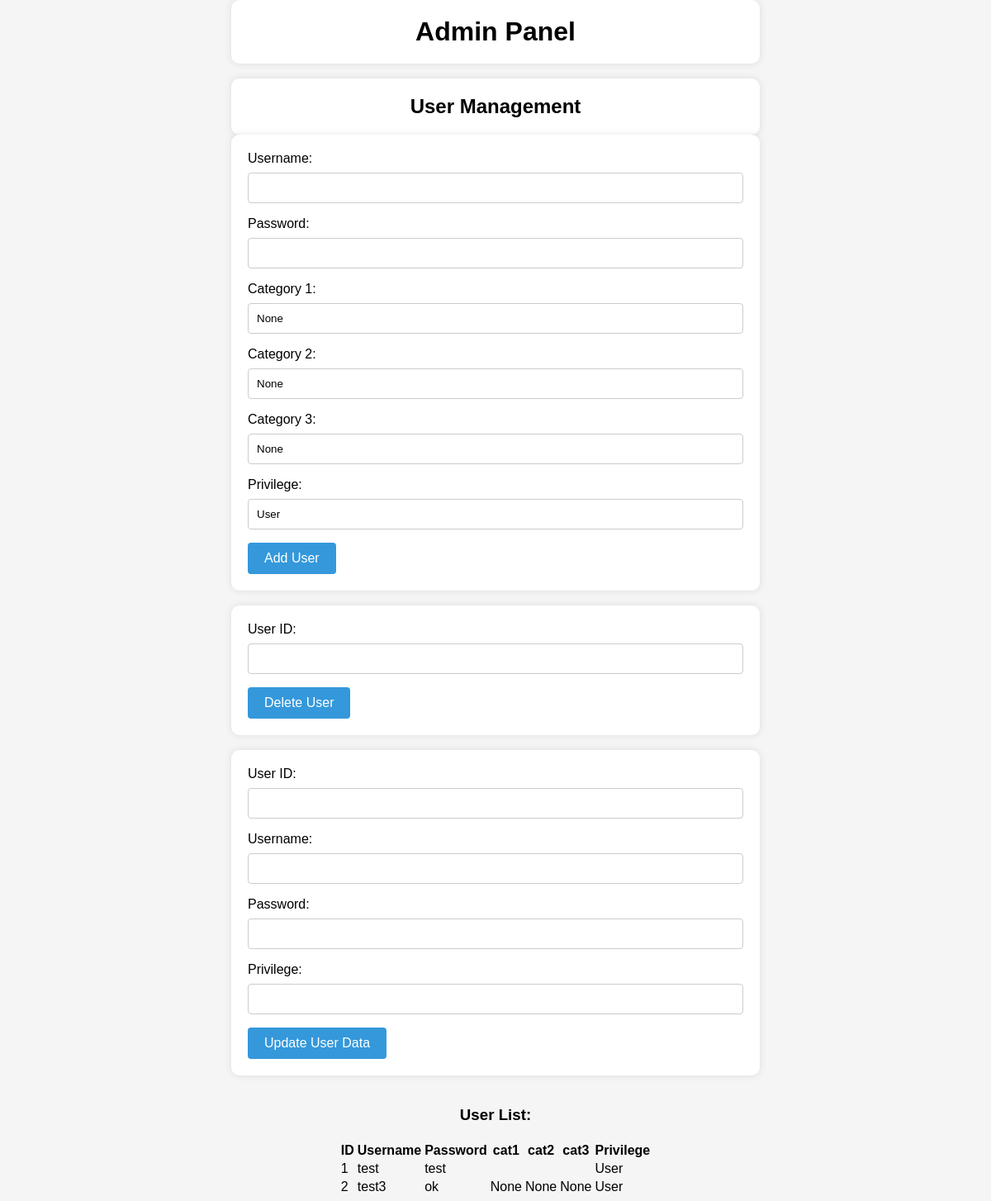
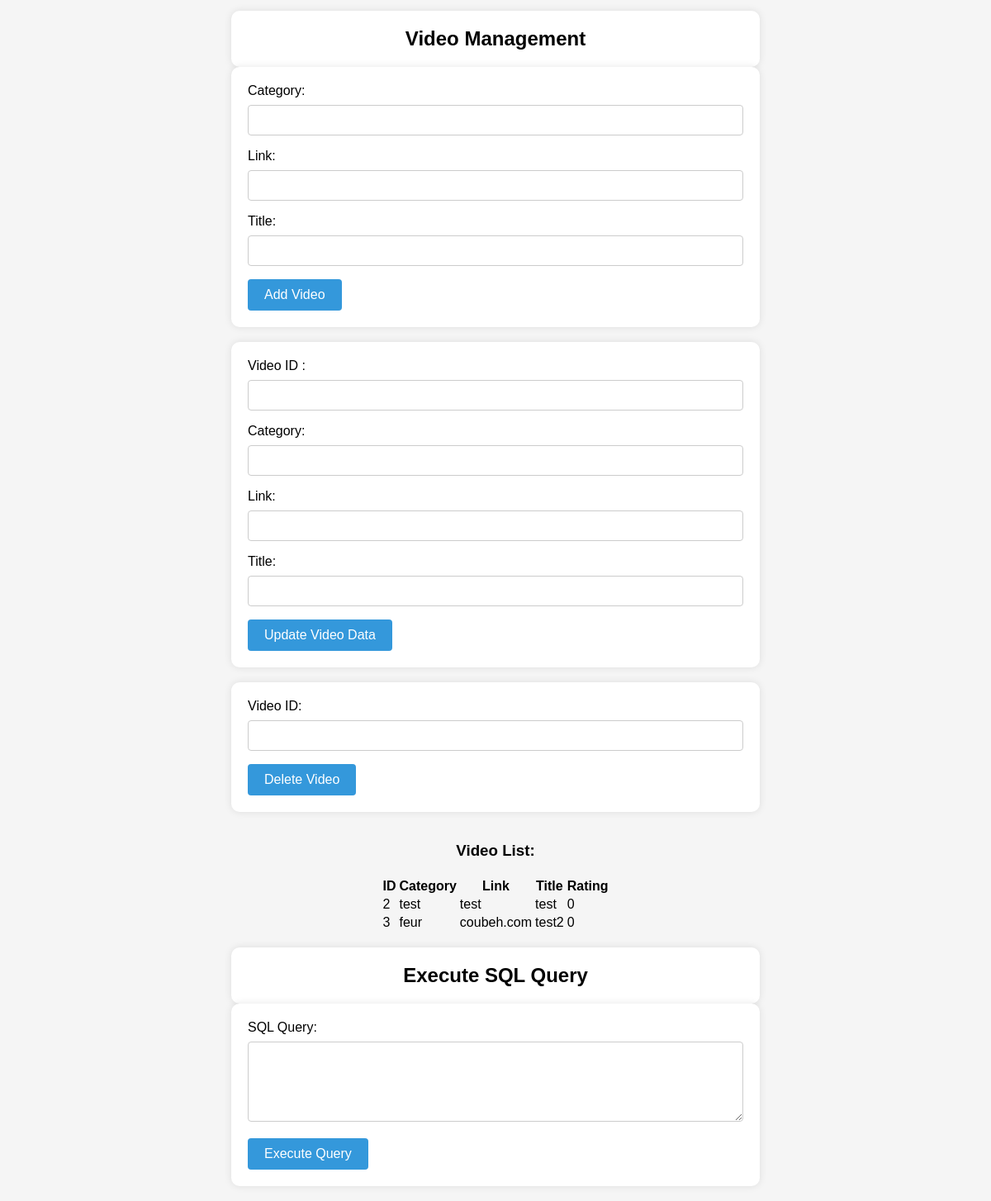
Page /adminpanel on the committed database (2 pictures, top to bottom).
### app.py (models this page shows)
class Users(db.Model):
    id = db.Column(db.Integer, primary_key=True)
    username = db.Column(db.String(200),nullable=False)
    password = db.Column(db.String(200),nullable=False)
    cat1 = db.Column(db.String(20))
    cat2 = db.Column(db.String(20))
    cat3 = db.Column(db.String(20))
    privilege = db.Column(db.String(10))

class Video(db.Model):
    id = db.Column(db.Integer, primary_key=True)
    category = db.Column(db.String(25),nullable=False)
    link = db.Column(db.String(50),nullable=False)
    title = db.Column(db.String(255),nullable=False)
    rating = db.Column(db.Integer,default=0)

### app.py (the view, shortened to what this page needs)
@app.route("/adminpanel",methods=['POST','GET'])
def adminpanel():
    error_message = ""
    userlist = Users.query.order_by(Users.id)
    vidlist = Video.query.order_by(Video.id)
    return render_template("adminpanel.html", userlist=userlist,vidlist=vidlist)

### templates/adminpanel.html (shortened to what this page needs)
<!DOCTYPE html>
<html lang="en">
  <head>
    <link
      rel="stylesheet"
      href="{{ url_for('static', filename='style_adminpanel.css') }}"
    />
  </head>
  <body>
    <h1>Admin Panel</h1>
    <br />
    <h2>User Management</h2>
    <form action="/adminpanel" method="post">
      <label for="username">Username:
      </label>
      <input type="text" name="username" required />
      <label for="password">Password:</label>
      <input type="password" name="password" required />
      <label for="cat1">Category 1:</label>
      <input
        type="text"
        name="cat1"
        value="{{ request.form.get('cat1', 'None') }}"
      />
      <label for="cat2">Category 2:</label>
      <input
        type="text"
        name="cat2"
        value="{{ request.form.get('cat2', 'None') }}"
      />
      <label for="cat3">Category 3:</label>
      <input
        type="text"
        name="cat3"
        value="{{ request.form.get('cat3', 'None') }}"
      />
      <label for="privilege">Privilege:</label>
      <input
        type="text"
        name="privilege"
        value="{{ request.form.get('privilege','User') }}"
      />
      <button type="submit" name="action" value="add_user">Add User</button>
    </form>
    <br />
    <form action="/adminpanel" method="post">
      <label for="userid">User ID:</label>
      <input type="text" name="userid" required />
      <button type="submit" name="action" value="delete_user">
        Delete User
      </button>
    </form>
    <br />
    <form action="/adminpanel" method="post">
      <label for="userid_update">User ID:</label>
      <input type="text" name="userid" required />
      <label for="username">Username:</label>
      <input type="text" name="username" required />
      <label for="password">Password:</label>
      <input type="password" name="password" required />
      <label for="privilege">Privilege:</label>
      <input type="text" name="privilege" />
      <button type="submit" name="action" value="update_user_data">
        Update User Data
      </button>
    </form>
    <br />
    <h3>User List:</h3>
    <table>
      <tr>
        <th>ID</th>
        <th>Username</th>
        <th>Password</th>
        <th>cat1</th>
        <th>cat2</th>
        <th>cat3</th>
        <th>Privilege</th>
      </tr>
      {% for user in userlist %}
      <tr>
        <td>{{ user.id }}</td>
        <td>{{ user.username }}</td>
        <td>{{ user.password }}</td>
        <td>{{ user.cat1 }}</td>
        <td>{{ user.cat2 }}</td>
        <td>{{ user.cat3 }}</td>
        <td>{{ user.privilege }}</td>
      </tr>
      {% endfor %}
    </table>
    <br />
    <h2>Video Management</h2>
    <form action="/adminpanel" method="post">
      <label for="category">Category:</label>
      <input type="text" name="category" required />
      <label for="link">Link:</label>
      <input type="text" name="link" required />
      <label for="title">Title:
      </label>
      <input type="text" name="title" required />
      <button type="submit" name="action" value="add_video">Add Video</button>
    </form>
    <br />
    <form action="/adminpanel" method="post">
      <label for="videoid">Video ID :</label>
      <input type="text" name="videoid" required />
      <label for="category">Category:</label>
      <input type="text" name="category" required />
      <label for="link">Link:</label>
      <input type="text" name="link" required />
      <label for="title">Title:</label>
      <input type="text" name="title" required />
      <button type="submit" name="action" value="update_video_data">
        Update Video Data
      </button>
    </form>
    <br />
    <form action="/adminpanel" method="post">
      <label for="videoid">Video ID:</label>
      <input type="text" name="videoid" required />
      <button type="submit" name="action" value="delete_video">
        Delete Video
      </button>
    </form>
    <br />
    <h3>Video List:</h3>
    <table>
      <tr>
        <th>ID</th>
        <th>Category</th>
        <th>Link</th>
        <th>Title</th>
        <th>Rating</th>
      </tr>
      {% for video in vidlist %}
      <tr>
        <td>{{ video.id }}</td>
        <td>{{ video.category }}</td>
        <td>{{ video.link }}</td>
        <td>{{ video.title }}</td>
        <td>{{ video.rating }}</td>
      </tr>
      {% endfor %}
    </table>
    <br />
    <h2>Execute SQL Query</h2>
    <form action="/adminpanel" method="post">
      <label for="sql_query">SQL Query:</label>
      <textarea name="sql_query" rows="5" cols="50" required></textarea>
      <br />
      <button type="submit" name="action" value="execute_query">
        Execute Query
      </button>
    </form>
    <br />
  </body>
</html>

### static/style_adminpanel.css (style rules this page uses)
body { font-family: "Poppins", sans-serif; margin: 0; padding: 0; box-sizing: border-box; background-color: #f5f5f5; }
h1, h2, h3 { text-align: center; margin-bottom: 20px; }
form { max-width: 600px; margin: 0 auto; background-color: #fff; padding: 20px; border-radius: 10px; box-shadow: 0 0 10px rgba(0, 0, 0, 0.1); }
label { display: block; margin-bottom: 8px; }
input[type="text"], input[type="password"], textarea { width: 100%; padding: 10px; margin-bottom: 16px; border: 1px solid #ccc; border-radius: 4px; box-sizing: border-box; }
button { display: inline-block; padding: 10px 20px; font-size: 16px; background-color: #3498db; color: #fff; border: none; border-radius: 4px; cursor: pointer; }
h1, h2 { max-width: 600px; margin: 0 auto; background-color: #fff; padding: 20px; border-radius: 10px; box-shadow: 0 0 10px rgba(0, 0, 0, 0.1); }
h3 { text-align: center; }
h3 + table, h2 + table { margin: 0 auto; }

### rows in the picture
Users: id "1", username "test", password "test", privilege "User"
Users: id "2", username "test3", password "ok", cat1 "None", cat2 "None", cat3 "None", privilege "User"
Video: id "2", category "test", link "test", title "test", rating "0"
Video: id "3", category "feur", link "coubeh.com", title "test2", rating "0"
